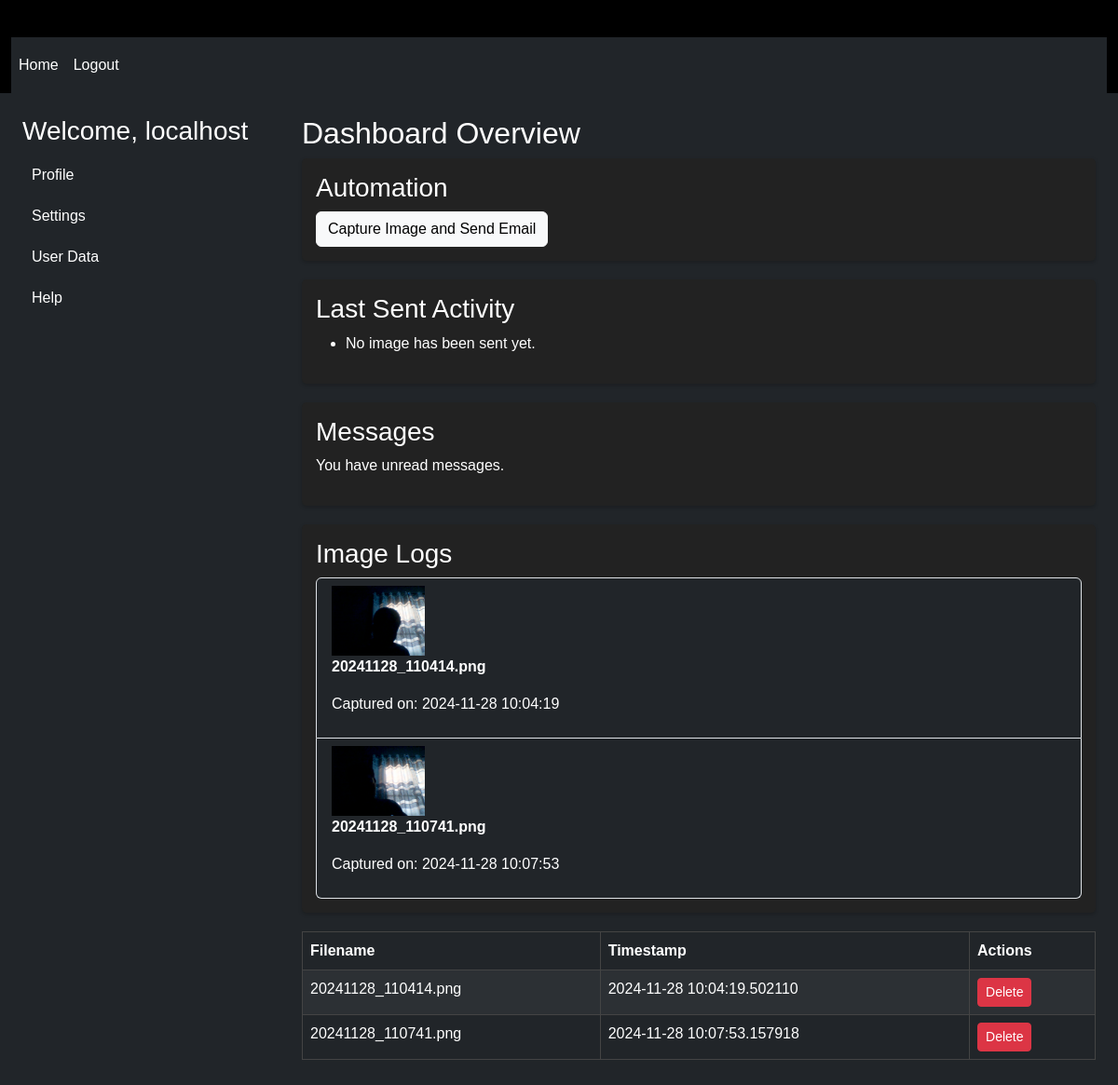
The app's page /dashboard (signed in) with its own data.
### app.py (models this page shows, shortened)
class User(db.Model, UserMixin):
    __tablename__ = 'users'
    id = db.Column(db.Integer, primary_key=True)
    username = db.Column(db.String, nullable=False, unique=True)
    email = db.Column(db.String, nullable=False, unique=True)
    password = db.Column(db.String, nullable=False)
    image_logs = db.relationship('ImageLog', backref='user', lazy=True)

class ImageLog(db.Model):
    __tablename__ = 'imagelog'
    id = db.Column(db.Integer, primary_key=True)
    user_id = db.Column(db.Integer, db.ForeignKey('users.id'), nullable=False)  # Foreign key to the User model
    filename = db.Column(db.String, nullable=False)
    timestamp = db.Column(db.DateTime, default=datetime.utcnow)  # Timestamp when the image is captured

### app.py (the view)
@app.route('/dashboard')
@login_required
def dashboard():
    image_logs = ImageLog.query.filter_by(user_id=current_user.id).all()
    return render_template('dashboard.html', image_logs=image_logs)

### app.py (called while the page is built)
@login_manager.user_loader
def load_user(user_id):
    return User.query.get(int(user_id))

### templates/dashboard.html (shortened to what this page needs)
{% extends 'base.html' %}
{% block body %}
    <div class="container-fluid dashboard-container">
        <header class="dashboard-header">
            <nav class="navbar navbar-expand-lg navbar-dark bg-dark">
                <ul class="navbar-nav">
                    <li class="nav-item"><a class="nav-link" href="{{ url_for('home') }}">Home</a></li>
                    <li class="nav-item"><a class="nav-link" href="{{ url_for('logout') }}">Logout</a></li>
                </ul>
            </nav>
        </header>
        <div class="dashboard-content row">
            <aside class="sidebar col-md-3 bg-dark p-4">
                <h3 class="text-white">Welcome, {{ current_user.username }}</h3>
                <ul class="nav flex-column">
                    <li class="nav-item"><a class="nav-link text-white" href="{{ url_for('home') }}">Profile</a></li>
                    <li class="nav-item"><a class="nav-link text-white" href="{{ url_for('home') }}">Settings</a></li>
                    <li class="nav-item"><a class="nav-link text-white" href="{{ url_for('user_data') }}">User Data</a></li>
                    <li class="nav-item"><a class="nav-link text-white" href="{{ url_for('home') }}">Help</a></li>
                </ul>
            </aside>
            <main class="main-content col-md-9 bg-dark p-4 text-white">
                <h2>Dashboard Overview</h2>
                <div class="dashboard-info">
                    <div class="info-box">
                        <h3>Automation</h3>
                        <form action="{{ url_for('capture_and_send_email') }}" method="POST">
                            <button type="submit" class="btn btn-light">Capture Image and Send Email</button>
                        </form>
                    </div>
                    <div class="info-box">
                        <h3>Last Sent Activity</h3>
                        <ul>
                            {% if last_sent_date and last_sent_time %}
                                <li>Date: {{ last_sent_date }}</li>
                                <li>Time: {{ last_sent_time }}</li>
                            {% else %}
                                <li>No image has been sent yet.</li>
                            {% endif %}
                        </ul>
                    </div>
                    <div class="info-box">
                        <h3>Messages</h3>
                        <p>You have {{ unread_messages }} unread messages.</p>
                    </div>
                    <div class="info-box">
                        <h3>Image Logs</h3>
                        {% if image_logs %}
                            <ul class="list-group">
                                {% for log in image_logs %}
                                    <li class="list-group-item bg-dark text-white">
                                        <img src="{{ url_for('static', filename=log.filename) }}" alt="Captured Image" width="100px" />
                                        <p><strong>{{ log.filename.split('static/images/')[1] }}</strong></p>
                                        <p>Captured on: {{ log.timestamp.strftime('%Y-%m-%d %H:%M:%S') }}</p>
                                    </li>
                                {% endfor %}
                            </ul>
                        {% else %}
                            <p>No images captured yet.</p>
                        {% endif %}
                    </div>
                    <table class="table table-dark table-striped">
                        <thead>
                            <tr>
                                <th>Filename</th>
                                <th>Timestamp</th>
                                <th>Actions</th>
                            </tr>
                        </thead>
                        <tbody>
                            {% for log in image_logs %}
                            <tr>
                                <td>{{ log.filename.split('static/images/')[1] }}</td>
                                <td>{{ log.timestamp }}</td>
                                <td>
                                    <form action="{{ url_for('delete_log', log_id=log.id) }}" method="post" style="display:inline;">
                                        <button type="submit" class="btn btn-danger btn-sm">Delete</button>
                                    </form>
                                </td>
                            </tr>
                            {% endfor %}
                        </tbody>
                    </table>
                </div>
            </main>
        </div>
    </div>
{% endblock %}

### templates/base.html (shortened to what this page needs)
<!DOCTYPE html>
<html lang="en">
<head>
    <link href="https://cdn.jsdelivr.net/npm/bootstrap@5.3.3/dist/css/bootstrap.min.css" rel="stylesheet">
    <link rel="stylesheet" href="{{ url_for('static', filename='css/style.css') }}">
</head>
<body>
    {% block body %}{% endblock %}
</body>
</html>

### static/css/style.css (style rules this page uses)
body { font-family: 'Arial', sans-serif; background-color: #000; color: #fff; }
.container, .dashboard-container { margin-top: 40px; }
h1, h2, h3 { color: #fff; }
.navbar, .navbar-dark { background-color: #222; }
.nav-link { color: #fff !important; padding: 10px; }
.table, .table th, .table td { border: 1px solid #444; color: #fff; }
.table-dark { background-color: #222; }
.info-box { background-color: #222; padding: 15px; margin-bottom: 20px; border-radius: 5px; box-shadow: 0 2px 4px rgba(0, 0, 0, 0.2); }

### records on screen
User: username "localhost"
ImageLog: filename (picture), filename "20241128_110414.png", timestamp "2024-11-28 10:04:19", timestamp "2024-11-28 10:04:19.502110"
ImageLog: filename (picture), filename "20241128_110741.png", timestamp "2024-11-28 10:07:53", timestamp "2024-11-28 10:07:53.157918"
